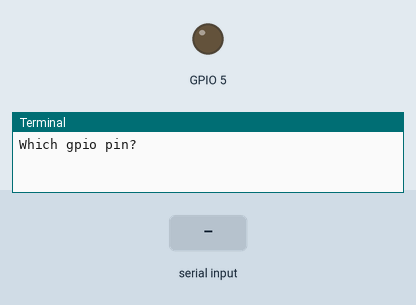
Bench run of a program on a simulated Raspberry Pi (BCM pin numbers). Shown: output pins drawn as LEDs (lit = HIGH), the last lines printed to the terminal. Dashed ring = blinking. Inputs (shaded band) come from the test bench.

Above: at 1.2 s.
1.3 s: "5" typed at the terminal
At 2.1 s:
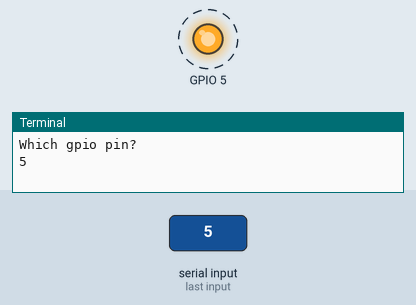
Timing chart, 0 to 10.3 s (numbered marks = the images above; inputs shaded):
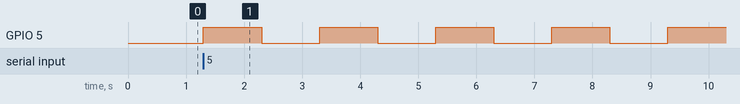

Measured:
- after the input at 1.3 s, GPIO 5: alternates HIGH for 1.0 s and LOW for 1.0 s, starting at once

The program:

led_blink_alternatively.py
```python
"""
Web : https://gpiozero.readthedocs.io/en/v1.3.1/recipes.html#led
Usage : python led_blink_alternatively.py
"""
from gpiozero import LED
from signal import pause
from sys import exit
import signal

try:
	gpio_pin_num = int(raw_input("Which gpio pin?"))
except ValueError:
	print "Oops! That was no valid number. Try again.."
	exit()

led = LED(gpio_pin_num)

try:
	led.blink()
	pause()
except KeyboardInterrupt:
	pass
finally:
	print("Handling Ctrl+C")
```
